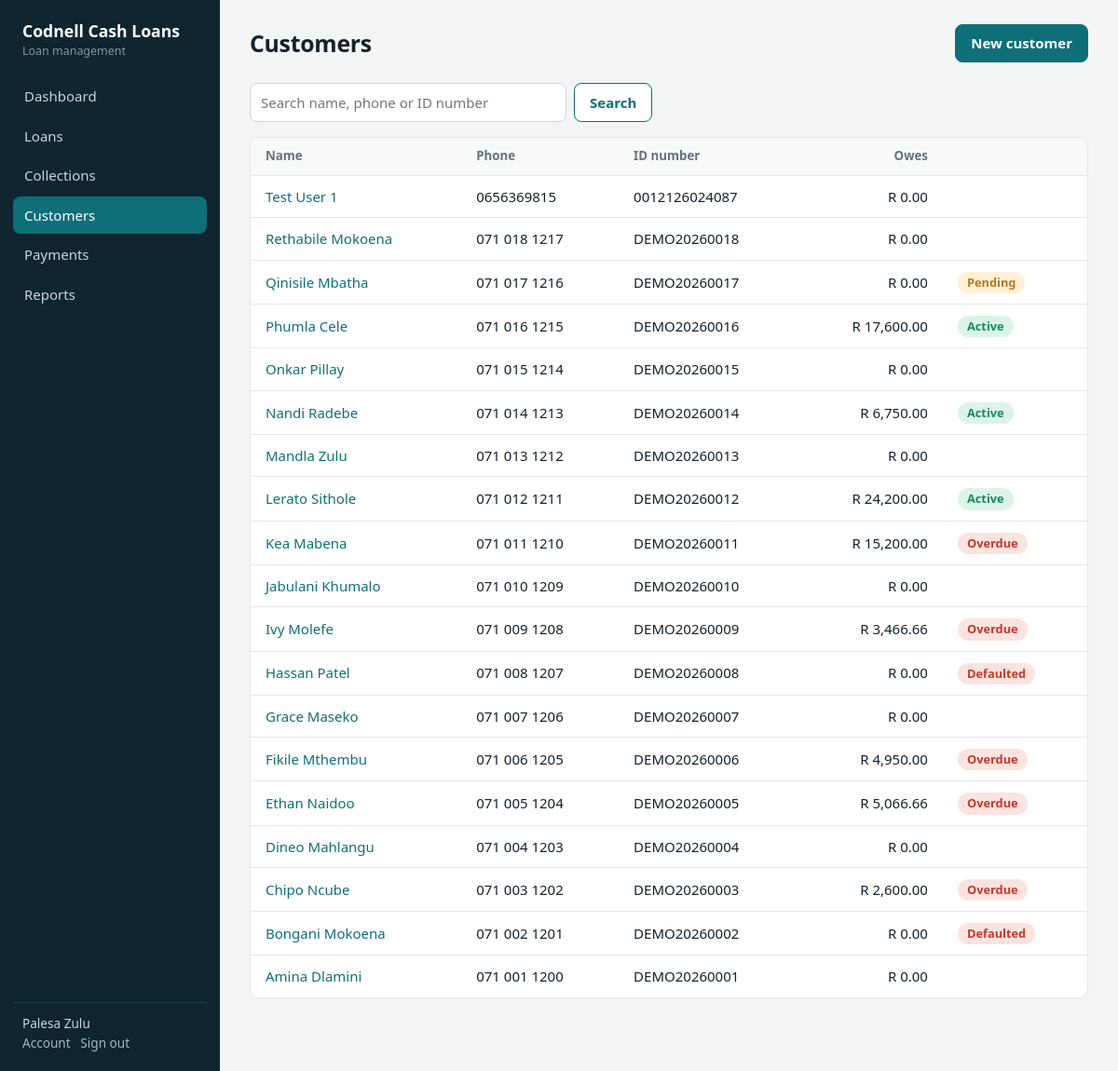
The app's page /customers (signed in) with its own data.
### models.py (models this page shows, shortened)
class User(UserMixin, db.Model):
    id = db.Column(db.Integer, primary_key=True)
    email = db.Column(db.String(120), unique=True, nullable=False)
    name = db.Column(db.String(80), nullable=False, default='')
    password_hash = db.Column(db.String(255), nullable=False)
    role = db.Column(db.String(20), default='staff')          # owner | staff
    permissions = db.Column(db.Text, default='')
    active = db.Column(db.Boolean, default=True)
    must_change = db.Column(db.Boolean, default=False)
    created_at = db.Column(db.DateTime, default=datetime.utcnow)
    @property
    def is_active(self):
        return bool(self.active)
    def can(self, perm):
        return self.active and (self.role == 'owner' or perm in (self.permissions or '').split(','))
    @property
    def is_owner(self):
        return self.role == 'owner'
    @property
    def display(self):
        return self.name or self.email

class Customer(db.Model):
    id = db.Column(db.Integer, primary_key=True)
    first_name = db.Column(db.String(60), nullable=False)
    last_name = db.Column(db.String(60), nullable=False)
    id_number = db.Column(db.String(30), unique=True, nullable=False)
    phone = db.Column(db.String(30), nullable=False)
    email = db.Column(db.String(120))
    address = db.Column(db.String(255))
    employer = db.Column(db.String(120))
    monthly_income = db.Column(db.Float, default=0)
    created_at = db.Column(db.DateTime, default=datetime.utcnow)
    loans = db.relationship('Loan', backref='customer', order_by='Loan.id.desc()')
    @property
    def full_name(self):
        return f'{self.first_name} {self.last_name}'
    @property
    def open_loan(self):
        return next((l for l in self.loans if l.status in ('pending', 'active')), None)
    @property
    def has_default(self):
        return any(l.status == 'defaulted' for l in self.loans)
    @property
    def outstanding(self):
        return round(sum(l.balance for l in self.loans if l.status == 'active'), 2)

class Loan(db.Model):
    id = db.Column(db.Integer, primary_key=True)
    reference = db.Column(db.String(20), unique=True)
    customer_id = db.Column(db.Integer, db.ForeignKey('customer.id'), nullable=False)
    principal = db.Column(db.Float, nullable=False)
    monthly_rate = db.Column(db.Float, nullable=False)        # flat % of principal per month
    term_months = db.Column(db.Integer, nullable=False)
    purpose = db.Column(db.String(200))
    status = db.Column(db.String(20), default='pending')      # pending|active|paid|rejected|defaulted
    note = db.Column(db.String(255))
    created_at = db.Column(db.DateTime, default=datetime.utcnow)
    created_by_id = db.Column(db.Integer, db.ForeignKey('user.id'))
    decided_at = db.Column(db.DateTime)
    decided_by_id = db.Column(db.Integer, db.ForeignKey('user.id'))
    start_date = db.Column(db.Date)
    created_by = db.relationship('User', foreign_keys=[created_by_id])
    decided_by = db.relationship('User', foreign_keys=[decided_by_id])
    installments = db.relationship('Installment', backref='loan', order_by='Installment.number',
                                   cascade='all, delete-orphan')
    payments = db.relationship('Payment', backref='loan', order_by='Payment.id.desc()',
                               cascade='all, delete-orphan')
    @property
    def balance(self):
        if not self.installments:
            return self.total_repayment if self.status in ('pending', 'active') else 0
        return round(sum(i.outstanding for i in self.installments), 2)
    @property
    def overdue_items(self):
        if self.status != 'active':
            return []
        return [i for i in self.installments if i.outstanding > 0 and i.due_date < date.today()]
    @property
    def display_status(self):
        return 'overdue' if self.overdue_items else self.status

class Installment(db.Model):
    id = db.Column(db.Integer, primary_key=True)
    loan_id = db.Column(db.Integer, db.ForeignKey('loan.id'), nullable=False)
    number = db.Column(db.Integer, nullable=False)
    due_date = db.Column(db.Date, nullable=False)
    amount = db.Column(db.Float, nullable=False)
    paid = db.Column(db.Float, default=0)
    @property
    def outstanding(self):
        return round(max(self.amount - (self.paid or 0), 0), 2)

### app.py (the view)
@app.route('/customers')
@need()
def customers():
    q = request.args.get('q', '').strip()
    query = Customer.query
    if q:
        like = f'%{q}%'
        query = query.filter(Customer.first_name.ilike(like) | Customer.last_name.ilike(like) |
                             Customer.phone.ilike(like) | Customer.id_number.ilike(like))
    return render_template('customers.html', rows=query.order_by(Customer.created_at.desc()).all(), q=q)

### app.py (called while the page is built)
@login_manager.user_loader
def load_user(uid):
    return db.session.get(User, int(uid))

def csrf_token():
    if '_csrf' not in session:
        session['_csrf'] = secrets.token_hex(16)
    return session['_csrf']

@app.before_request
def guard():
    if request.method == 'POST':
        if not session.get('_csrf') or session['_csrf'] != request.form.get('_csrf'):
            abort(400, 'Your session expired. Go back, refresh the page and try again.')
    if (current_user.is_authenticated and current_user.must_change
            and request.endpoint not in ('profile', 'logout', 'static')):
        return redirect(url_for('profile'))

def need(perm=None):
    def deco(f):
        @wraps(f)
        @login_required
        def inner(*a, **k):
            if perm and not current_user.can(perm):
                flash("You don't have access to that page.", 'error')
                return redirect(url_for('dashboard'))
            return f(*a, **k)
        return inner
    return deco

### templates/customers.html
{% extends 'base.html' %}{% from '_m.html' import badge %}{% set page = 'customers' %}{% block title %}Customers{% endblock %}
{% block content %}
<div class="top"><h1>Customers</h1>{% if current_user.can('customers') %}<a class="btn" href="{{ url_for('customer_new') }}">New customer</a>{% endif %}</div>
<form class="search"><input name="q" value="{{ q }}" placeholder="Search name, phone or ID number"><button class="btn ghost">Search</button></form>
<div class="card flush"><div class="scroll"><table><thead><tr><th>Name</th><th>Phone</th><th>ID number</th><th class="r">Owes</th><th></th></tr></thead><tbody>
{% for c in rows %}<tr><td><a href="{{ url_for('customer_view', cid=c.id) }}">{{ c.full_name }}</a></td><td>{{ c.phone }}</td><td>{{ c.id_number }}</td>
<td class="r">{{ c.outstanding|money }}</td><td>{% if c.has_default %}{{ badge('defaulted') }}{% elif c.open_loan %}{{ badge(c.open_loan.display_status) }}{% endif %}</td></tr>
{% else %}<tr><td colspan="5" class="empty">No customers found. Add the first one to get started.</td></tr>{% endfor %}</tbody></table></div></div>{% endblock %}

### templates/base.html (shortened to what this page needs)
<!doctype html>
<html lang="en"><head><meta charset="utf-8"><meta name="viewport" content="width=device-width,initial-scale=1">
<link rel="stylesheet" href="{{ url_for('static', filename='style.css') }}"></head>
<body class="{{ '' if current_user.is_authenticated else 'bare' }}">
{% if current_user.is_authenticated %}
<aside class="side">
  <div class="brand">{{ COMPANY }}<small>Loan management</small></div>
  <nav>
    {% set items = [('dashboard','Dashboard','dashboard',None),('loans','Loans','loans',None),('collections','Collections','collections',None),
      ('customers','Customers','customers',None),('payments','Payments','payments','payments'),('reports','Reports','reports','reports'),('users','Staff','users','users'),
      ('audit','Audit trail','audit','@owner')] %}
    {% for ep, label, key, perm in items %}{% if not perm or (perm == '@owner' and current_user.is_owner) or (perm != '@owner' and current_user.can(perm)) %}
    <a href="{{ url_for(ep) }}" class="{{ 'on' if page == key else '' }}">{{ label }}</a>{% endif %}{% endfor %}
  </nav>
  <div class="me">{{ current_user.display }}<br><a href="{{ url_for('profile') }}">Account</a> &nbsp;
    <form method="post" action="{{ url_for('logout') }}" style="display:inline"><input type="hidden" name="_csrf" value="{{ csrf_token() }}"><button>Sign out</button></form></div>
</aside>
<main class="main"><label for="nav-toggle" class="menu" aria-label="Menu">&#9776;</label>
{% else %}<main>{% endif %}
{% block content %}{% endblock %}
</main>
</body></html>

### templates/_m.html (shortened to what this page needs)
{% macro badge(s) %}<span class="badge {{ s }}">{{ s|title }}</span>{% endmacro %}

### static/style.css (style rules this page uses)
:root { --bg:#f3f5f4;--card:#fff;--ink:#14212b;--mut:#64727d;--line:#e2e7e5;--pri:#0e6f78;--pri-d:#0a555c;--pri-l:#dff0f1;--side:#0f2530; --ok:#1b8a5a;--ok-l:#dcf3e8;--warn:#b7791f;--warn-l:#fdf0d5;--bad:#c0392b;--bad-l:#fbe3df;--gray-l:#e9eceb;--r:10px }
* { box-sizing:border-box }
body { margin:0;background:var(--bg);color:var(--ink);font:15px/1.5 "Segoe UI",system-ui,-apple-system,Roboto,sans-serif }
a { color:var(--pri);text-decoration:none }
h1 { font-size:1.55rem;margin:0;letter-spacing:-.01em }
.num,td.r,.kpi b { font-variant-numeric:tabular-nums }
.side { position:fixed;inset:0 auto 0 0;width:236px;background:var(--side);color:#c9d6dc;padding:20px 14px;display:flex;flex-direction:column;z-index:20;transition:transform .2s }
.brand { color:#fff;font-weight:700;font-size:1.1rem;padding:0 10px 18px }
.brand small { display:block;color:#7f98a3;font-weight:400;font-size:.78rem }
.side nav a { display:block;color:#c9d6dc;padding:9px 12px;border-radius:8px;margin-bottom:2px }
.side nav a.on { background:var(--pri);color:#fff }
.me { margin-top:auto;border-top:1px solid #20404f;padding:12px 10px 0;font-size:.85rem }
.me a,.me button { color:#9fb6c1;background:none;border:0;padding:0;font:inherit;cursor:pointer }
.main { margin-left:236px;padding:26px 32px 60px;max-width:1240px }
.top { display:flex;justify-content:space-between;align-items:center;gap:12px;margin-bottom:22px;flex-wrap:wrap }
.card { background:var(--card);border:1px solid var(--line);border-radius:var(--r);padding:18px 20px;margin-bottom:18px }
.card.flush { padding:0;overflow:hidden }
.btn { display:inline-block;background:var(--pri);color:#fff;border:1px solid var(--pri);padding:8px 16px;border-radius:8px;font:inherit;font-weight:600;cursor:pointer }
.btn.ghost { background:#fff;color:var(--pri) }
table { width:100%;border-collapse:collapse }
th { text-align:left;color:var(--mut);font-weight:600;font-size:.83rem;padding:10px 16px;background:#f8faf9;border-bottom:1px solid var(--line) }
td { padding:11px 16px;border-bottom:1px solid var(--line);vertical-align:middle }
tr:last-child td { border-bottom:0 }
.r { text-align:right }
.scroll { overflow-x:auto }
.badge { display:inline-block;padding:2px 10px;border-radius:99px;font-size:.8rem;font-weight:600;background:var(--gray-l);color:#46545e }
.badge.active,.badge.upcoming { background:var(--ok-l);color:var(--ok) }
.badge.pending,.badge.partial { background:var(--warn-l);color:var(--warn) }
.badge.overdue,.badge.defaulted,.badge.rejected { background:var(--bad-l);color:var(--bad) }
input,select,textarea { width:100%;padding:9px 11px;border:1px solid #cdd6d3;border-radius:8px;font:inherit;background:#fff;color:var(--ink) }
.search { display:flex;gap:8px;margin-bottom:16px }
.search input { max-width:340px }

### records on screen
User: display "Palesa Zulu"
Customer: full_name "Test User 1", phone "0656369815", id_number "0012126024087", outstanding "R 0.00"
Customer: full_name "Rethabile Mokoena", phone "071 018 1217", id_number "DEMO20260018", outstanding "R 0.00"
Customer: full_name "Qinisile Mbatha", phone "071 017 1216", id_number "DEMO20260017", outstanding "R 0.00"
Loan: status "Pending"
Customer: full_name "Phumla Cele", phone "071 016 1215", id_number "DEMO20260016", outstanding "R 17,600.00"
Loan: status "Active"
Customer: full_name "Onkar Pillay", phone "071 015 1214", id_number "DEMO20260015", outstanding "R 0.00"
Customer: full_name "Nandi Radebe", phone "071 014 1213", id_number "DEMO20260014", outstanding "R 6,750.00"
Loan: status "Active"
Customer: full_name "Mandla Zulu", phone "071 013 1212", id_number "DEMO20260013", outstanding "R 0.00"
Customer: full_name "Lerato Sithole", phone "071 012 1211", id_number "DEMO20260012", outstanding "R 24,200.00"
Loan: status "Active"
Customer: full_name "Kea Mabena", phone "071 011 1210", id_number "DEMO20260011", outstanding "R 15,200.00", s "Overdue"
Customer: full_name "Jabulani Khumalo", phone "071 010 1209", id_number "DEMO20260010", outstanding "R 0.00"
Customer: full_name "Ivy Molefe", phone "071 009 1208", id_number "DEMO20260009", outstanding "R 3,466.66", s "Overdue"
Customer: full_name "Hassan Patel", phone "071 008 1207", id_number "DEMO20260008", outstanding "R 0.00", s "Defaulted"
Customer: full_name "Grace Maseko", phone "071 007 1206", id_number "DEMO20260007", outstanding "R 0.00"
Customer: full_name "Fikile Mthembu", phone "071 006 1205", id_number "DEMO20260006", outstanding "R 4,950.00", s "Overdue"
Customer: full_name "Ethan Naidoo", phone "071 005 1204", id_number "DEMO20260005", outstanding "R 5,066.66", s "Overdue"
Customer: full_name "Dineo Mahlangu", phone "071 004 1203", id_number "DEMO20260004", outstanding "R 0.00"
Customer: full_name "Chipo Ncube", phone "071 003 1202", id_number "DEMO20260003", outstanding "R 2,600.00", s "Overdue"
Customer: full_name "Bongani Mokoena", phone "071 002 1201", id_number "DEMO20260002", outstanding "R 0.00", s "Defaulted"
Customer: full_name "Amina Dlamini", phone "071 001 1200", id_number "DEMO20260001", outstanding "R 0.00"

### other values on screen
{{ COMPANY }} "Codnell Cash Loans"
{{ label }} "Dashboard" "Loans" "Collections" "Customers" "Payments" "Reports"
